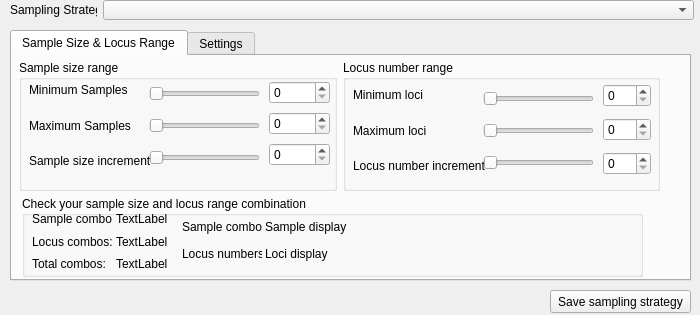
      <widget class="QWidget" name="page_8">
       <property name="geometry">
        <rect>
         <x>0</x>
         <y>0</y>
         <width>700</width>
         <height>315</height>
        </rect>
       </property>
       <attribute name="label">
        <string>Step 5 - Create / modify sampling strategy</string>
       </attribute>
       <widget class="QTabWidget" name="tabWidget_4">
        <property name="geometry">
         <rect>
          <x>10</x>
          <y>30</y>
          <width>681</width>
          <height>251</height>
         </rect>
        </property>
        <property name="currentIndex">
         <number>0</number>
        </property>
        <widget class="QWidget" name="tab_5">
         <attribute name="title">
          <string>Sample Size &amp;&amp; Locus Range</string>
         </attribute>
         <widget class="QGroupBox" name="groupBox_8">
          <property name="geometry">
           <rect>
            <x>10</x>
            <y>140</y>
            <width>621</width>
            <height>81</height>
           </rect>
          </property>
          <property name="title">
           <string>Check your sample size and locus range combination</string>
          </property>
          <widget class="QWidget" name="layoutWidget_11">
           <property name="geometry">
            <rect>
             <x>10</x>
             <y>15</y>
             <width>136</width>
             <height>61</height>
            </rect>
           </property>
           <layout class="QVBoxLayout" name="verticalLayout_5">
            <item>
             <layout class="QHBoxLayout" name="horizontalLayout_2">
              <item>
               <widget class="QLabel" name="label_18">
                <property name="minimumSize">
                 <size>
                  <width>80</width>
                  <height>0</height>
                 </size>
                </property>
                <property name="maximumSize">
                 <size>
                  <width>80</width>
                  <height>16777215</height>
                 </size>
                </property>
                <property name="text">
                 <string>Sample combos:</string>
                </property>
               </widget>
              </item>
              <item>
               <widget class="QLabel" name="label_25">
                <property name="text">
                 <string>TextLabel</string>
                </property>
               </widget>
              </item>
             </layout>
            </item>
            <item>
             <layout class="QHBoxLayout" name="horizontalLayout_7">
              <item>
               <widget class="QLabel" name="label_19">
                <property name="minimumSize">
                 <size>
                  <width>80</width>
                  <height>0</height>
                 </size>
                </property>
                <property name="maximumSize">
                 <size>
                  <width>80</width>
                  <height>16777215</height>
                 </size>
                </property>
                <property name="text">
                 <string>Locus combos:</string>
                </property>
               </widget>
              </item>
              <item>
               <widget class="QLabel" name="label_26">
                <property name="text">
                 <string>TextLabel</string>
                </property>
               </widget>
              </item>
             </layout>
            </item>
            <item>
             <layout class="QHBoxLayout" name="horizontalLayout_8">
              <item>
               <widget class="QLabel" name="label_20">
                <property name="minimumSize">
                 <size>
                  <width>80</width>
                  <height>0</height>
                 </size>
                </property>
                <property name="maximumSize">
                 <size>
                  <width>80</width>
                  <height>16777215</height>
                 </size>
                </property>
                <property name="text">
                 <string>Total combos:</string>
                </property>
               </widget>
              </item>
              <item>
               <widget class="QLabel" name="label_27">
                <property name="text">
                 <string>TextLabel</string>
                </property>
               </widget>
              </item>
             </layout>
            </item>
           </layout>
          </widget>
          <widget class="QWidget" name="layoutWidget_13">
           <property name="geometry">
            <rect>
             <x>160</x>
             <y>19</y>
             <width>441</width>
             <height>51</height>
            </rect>
           </property>
           <layout class="QVBoxLayout" name="verticalLayout_11">
            <property name="spacing">
             <number>3</number>
            </property>
            <item>
             <layout class="QHBoxLayout" name="horizontalLayout_9">
              <item>
               <widget class="QLabel" name="label_21">
                <property name="minimumSize">
                 <size>
                  <width>80</width>
                  <height>0</height>
                 </size>
                </property>
                <property name="maximumSize">
                 <size>
                  <width>80</width>
                  <height>16777215</height>
                 </size>
                </property>
                <property name="text">
                 <string>Sample combos:</string>
                </property>
               </widget>
              </item>
              <item>
               <widget class="QLabel" name="label_23">
                <property name="text">
                 <string>Sample display</string>
                </property>
               </widget>
              </item>
             </layout>
            </item>
            <item>
             <layout class="QHBoxLayout" name="horizontalLayout_33">
              <item>
               <widget class="QLabel" name="label_22">
                <property name="minimumSize">
                 <size>
                  <width>80</width>
                  <height>0</height>
                 </size>
                </property>
                <property name="maximumSize">
                 <size>
                  <width>80</width>
                  <height>16777215</height>
                 </size>
                </property>
                <property name="text">
                 <string>Locus numbers:</string>
                </property>
               </widget>
              </item>
              <item>
               <widget class="QLabel" name="label_24">
                <property name="text">
                 <string>Loci display</string>
                </property>
               </widget>
              </item>
             </layout>
            </item>
           </layout>
          </widget>
         </widget>
         <widget class="QWidget" name="layoutWidget_14">
          <property name="geometry">
           <rect>
            <x>7</x>
            <y>4</y>
            <width>641</width>
            <height>131</height>
           </rect>
          </property>
          <layout class="QHBoxLayout" name="horizontalLayout_35">
           <item>
            <widget class="QGroupBox" name="groupBox_29">
             <property name="title">
              <string>Sample size range</string>
             </property>
             <widget class="QWidget" name="layoutWidget_43">
              <property name="geometry">
               <rect>
                <x>10</x>
                <y>15</y>
                <width>130</width>
                <height>101</height>
               </rect>
              </property>
              <layout class="QVBoxLayout" name="verticalLayout_43">
               <item>
                <widget class="QLabel" name="label_61">
                 <property name="text">
                  <string>Minimum Samples</string>
                 </property>
                </widget>
               </item>
               <item>
                <widget class="QLabel" name="label_62">
                 <property name="text">
                  <string>Maximum Samples</string>
                 </property>
                </widget>
               </item>
               <item>
                <widget class="QLabel" name="label_63">
                 <property name="text">
                  <string>Sample size increment</string>
                 </property>
                </widget>
               </item>
              </layout>
             </widget>
             <widget class="QWidget" name="layoutWidget_44">
              <property name="geometry">
               <rect>
                <x>130</x>
                <y>15</y>
                <width>111</width>
                <height>101</height>
               </rect>
              </property>
              <layout class="QVBoxLayout" name="verticalLayout_44">
               <item>
                <widget class="QSlider" name="horizontalSlider_48">
                 <property name="orientation">
                  <enum>Qt::Horizontal</enum>
                 </property>
                </widget>
               </item>
               <item>
                <widget class="QSlider" name="horizontalSlider_49">
                 <property name="orientation">
                  <enum>Qt::Horizontal</enum>
                 </property>
                </widget>
               </item>
               <item>
                <widget class="QSlider" name="horizontalSlider_50">
                 <property name="orientation">
                  <enum>Qt::Horizontal</enum>
                 </property>
                </widget>
               </item>
              </layout>
             </widget>
             <widget class="QWidget" name="layoutWidget_45">
              <property name="geometry">
               <rect>
                <x>250</x>
                <y>19</y>
                <width>61</width>
                <height>91</height>
               </rect>
              </property>
              <layout class="QVBoxLayout" name="verticalLayout_45">
               <item>
                <widget class="QSpinBox" name="spinBox_40"/>
               </item>
               <item>
                <widget class="QSpinBox" name="spinBox_41"/>
               </item>
               <item>
                <widget class="QSpinBox" name="spinBox_42"/>
               </item>
              </layout>
             </widget>
            </widget>
           </item>
           <item>
            <widget class="QGroupBox" name="groupBox_30">
             <property name="title">
              <string>Locus number range</string>
             </property>
             <widget class="QWidget" name="layoutWidget_46">
              <property name="geometry">
               <rect>
                <x>10</x>
                <y>20</y>
                <width>145</width>
                <height>101</height>
               </rect>
              </property>
              <layout class="QVBoxLayout" name="verticalLayout_46">
               <item>
                <widget class="QLabel" name="label_64">
                 <property name="text">
                  <string>Minimum loci</string>
                 </property>
                </widget>
               </item>
               <item>
                <widget class="QLabel" name="label_65">
                 <property name="text">
                  <string>Maximum loci</string>
                 </property>
                </widget>
               </item>
               <item>
                <widget class="QLabel" name="label_66">
                 <property name="text">
                  <string>Locus number increment</string>
                 </property>
                </widget>
               </item>
              </layout>
             </widget>
             <widget class="QWidget" name="layoutWidget_47">
              <property name="geometry">
               <rect>
                <x>140</x>
                <y>20</y>
                <width>111</width>
                <height>101</height>
               </rect>
              </property>
              <layout class="QVBoxLayout" name="verticalLayout_47">
               <item>
                <widget class="QSlider" name="horizontalSlider_51">
                 <property name="orientation">
                  <enum>Qt::Horizontal</enum>
                 </property>
                </widget>
               </item>
               <item>
                <widget class="QSlider" name="horizontalSlider_52">
                 <property name="orientation">
                  <enum>Qt::Horizontal</enum>
                 </property>
                </widget>
               </item>
               <item>
                <widget class="QSlider" name="horizontalSlider_53">
                 <property name="orientation">
                  <enum>Qt::Horizontal</enum>
                 </property>
                </widget>
               </item>
              </layout>
             </widget>
             <widget class="QWidget" name="layoutWidget_48">
              <property name="geometry">
               <rect>
                <x>260</x>
                <y>19</y>
                <width>48</width>
                <height>101</height>
               </rect>
              </property>
              <layout class="QVBoxLayout" name="verticalLayout_48">
               <item>
                <widget class="QSpinBox" name="spinBox_43"/>
               </item>
               <item>
                <widget class="QSpinBox" name="spinBox_44"/>
               </item>
               <item>
                <widget class="QSpinBox" name="spinBox_45"/>
               </item>
              </layout>
             </widget>
            </widget>
           </item>
          </layout>
         </widget>
        </widget>
        <widget class="QWidget" name="tab_9">
         <attribute name="title">
          <string>Settings</string>
         </attribute>
        </widget>
       </widget>
       <widget class="QPushButton" name="pushButton_9">
        <property name="geometry">
         <rect>
          <x>550</x>
          <y>290</y>
          <width>141</width>
          <height>23</height>
         </rect>
        </property>
        <property name="text">
         <string>Save sampling strategy</string>
        </property>
       </widget>
       <widget class="QLabel" name="label_78">
        <property name="geometry">
         <rect>
          <x>10</x>
          <y>0</y>
          <width>87</width>
          <height>20</height>
         </rect>
        </property>
        <property name="sizePolicy">
         <sizepolicy hsizetype="Fixed" vsizetype="Preferred">
          <horstretch>0</horstretch>
          <verstretch>0</verstretch>
         </sizepolicy>
        </property>
        <property name="text">
         <string>Sampling Strategy</string>
        </property>
       </widget>
       <widget class="QComboBox" name="comboBox_19">
        <property name="geometry">
         <rect>
          <x>103</x>
          <y>0</y>
          <width>591</width>
          <height>20</height>
         </rect>
        </property>
       </widget>
      </widget>
